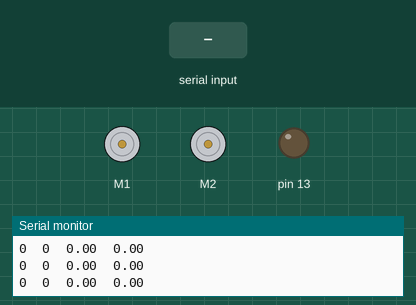
Simulated run of this sketch. Board: Arduino Leonardo, built with avr-gcc and run on an emulated ATmega32U4. Shown: 2 × DC motor (green arrow = forward, orange = backward, longer = faster), output pins drawn as LEDs (lit = HIGH), the last lines printed to the serial monitor. The test bench sets the inputs (shaded band).

Above: at 1.2 s.
1.3 s: "<90,45,200>" received over the second serial link
At 2.0 s:
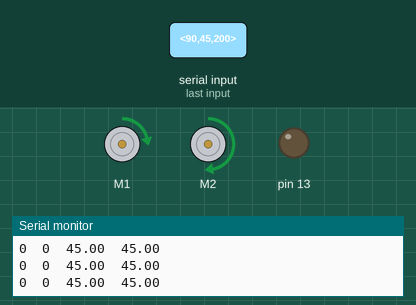
2.8 s: "<30,150,10>" received over the second serial link
At 3.1 s:
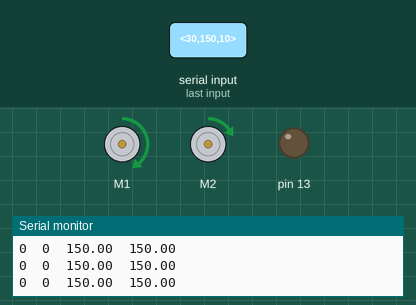
4.3 s: "<1,90>" received over the second serial link
At 5.4 s:
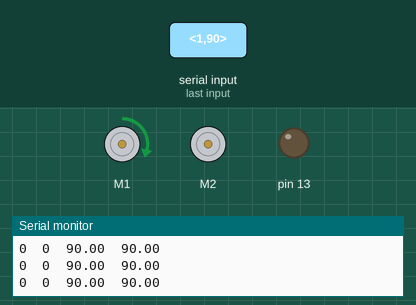
5.8 s: "<90,45>" received over the second serial link
At 6.6 s:
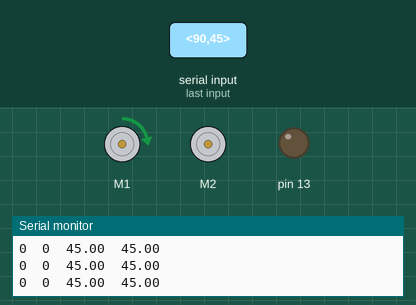
7.3 s: "<1,90,45>" received over the second serial link
At 7.6 s:
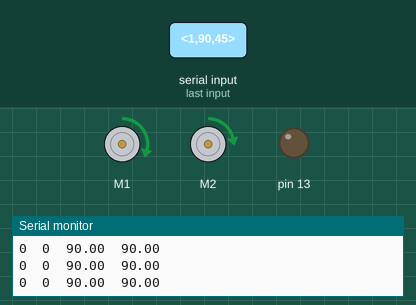
Timing chart, 0 to 9.8 s (numbered marks = the images above; inputs shaded):
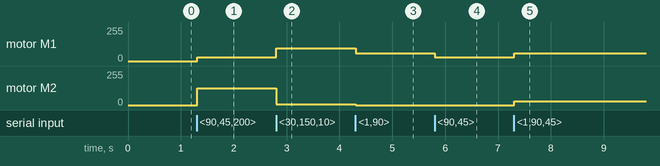

The sketch:

ZumoAndOpenMV.ino
```cpp
#include <Zumo32U4.h>

#include "config.h"
#include "edge_detection.h"
#include "obstacle_proximity.h"
#include "openmv.h"


// Initialise state
States state = _IDLE;
// Initialise struct for serial message from OpenMV
Msg msg;
MotorDiv motordiv;

Zumo32U4Motors motor;
void setup() {
  // Start serial connection with OpenMV
  Serial1.begin(115200);

  // Intialize edge detection
  initEdgeDetection();

  // Initialize Proximity Sensors
  initObstacleProx();

}

void loop() {
  // Send data to openMV
  char s[] = "<beeeep>";
  Serial1.write(s);

  // Receive OpenMV Serial Command
  msg = recvH7Msg();

  // --- State Change ---
  // Change state to obstacle avoidance mode depending on if button x was pressed on controller
  if(msg.cmd[1] == '1' && state != EDGE_DETECTED) {
    state = OBSTACLE_DETECTED;
    motordiv = pollObstacle();
    ledYellow(1);
  }
  else if(msg.cmd[1] == '0' && state != EDGE_DETECTED) {
    state = _IDLE;
    ledYellow(0);
  }

  // Poll edge and change state  to edge detected. (Always on)
  pollEdge();


  // Actuate Motors depending on states:
  switch(state) {
    case EDGE_DETECTED:
      motor.setSpeeds(-250, -250);
      break;
    case _IDLE:
      motor.setSpeeds(msg.leftSpeed, msg.rightSpeed);
      break;
    case OBSTACLE_DETECTED:
      motor.setSpeeds(msg.leftSpeed/motordiv.leftDiv, msg.rightSpeed/motordiv.rightDiv);
      break;
  }
  Serial.print(motordiv.leftDiv);
  Serial.print("  ");
  Serial.print(motordiv.rightDiv);
  Serial.print("  ");
  Serial.print(msg.leftSpeed);
  Serial.print("  ");
  Serial.println(msg.leftSpeed);
}
```

edge_detection.cpp
```cpp
#include "edge_detection.h"
#include "config.h"

// Intialize line sensor object
LineSensors lineSensors(EDGE_THRESHOLD);

uint32_t edge_time = 0;
bool edgeDetected = 0;

// Function to intialize line sensors.
void initEdgeDetection() {
  lineSensors.initThreeSensors();
}

// Poll edge and change motorStates
void pollEdge() {
  lineSensors.read(lineSensors.lineSensorValues);
  if(lineSensors.edgeLeft()|| lineSensors.edgeRight() || lineSensors.edgeCentre()) {
    state = EDGE_DETECTED;
    edgeDetected = true;
    edge_time = millis();
  } else {
    // Lock state for 400ms if edge is detected
    if(millis() - edge_time > 400) {
      if(edgeDetected) {
        state = _IDLE;
        edgeDetected = false;
      }
    }
  }
}

// Class constructor and method definitions
LineSensors::LineSensors(uint16_t threshold) {
  lineThreshold = threshold;
}

bool LineSensors::edgeLeft() {
  if(lineSensorValues[0] > lineThreshold) {
    return true;
  } else {
    return false;
  }
}

bool LineSensors::edgeRight() {
  if(lineSensorValues[2] > lineThreshold) {
    return true;
  } else {
    return false;
  }
}

bool LineSensors::edgeCentre() {
  if(lineSensorValues[1] > lineThreshold) {
    return true;
  } else {
    return false;
  }
}
```

edge_detection.h
```cpp
#ifndef EDGE_DETECTION_H
#define EDGE_DETECTION_H
#include <Zumo32U4.h>

// Function to set up line sensors
void initEdgeDetection();

// Function to check if edge is detected and change state
void pollEdge();

// Expand Zumo Line Sensors Class

class LineSensors:public Zumo32U4LineSensors {
    public:
      LineSensors(uint16_t threshold);
      uint16_t lineSensorValues[3] = {0, 0, 0};
      uint16_t lineThreshold;
      bool edgeLeft();
      bool edgeRight();
      bool edgeCentre();
};

#endif
```

obstacle_proximity.cpp
```cpp
#include "obstacle_proximity.h"
#include "config.h"
#include <Zumo32U4.h>

Zumo32U4ProximitySensors proxSensors;
bool obstacleDetected = false;

void initObstacleProx() {
  proxSensors.initThreeSensors();
}

MotorDiv pollObstacle() {
  MotorDiv motordiv;
  proxSensors.read();
  uint8_t leftValue = proxSensors.countsFrontWithLeftLeds();
  uint8_t rightValue = proxSensors.countsFrontWithRightLeds();
  uint8_t _leftValue = proxSensors.countsLeftWithLeftLeds();
  uint8_t _rightValue = proxSensors.countsRightWithRightLeds();
  bool objectSeen = leftValue >= PROX_THRESHOLD || rightValue >= PROX_THRESHOLD;

  if(objectSeen) {
    if(leftValue > rightValue) {
      motordiv.rightDiv = leftValue/2;
      motordiv.leftDiv = 1;
    }
    else if(rightValue > leftValue){
      motordiv.rightDiv = 1;
      motordiv.leftDiv = rightValue/2;
    }
    else {
      if(_leftValue > _rightValue) {
        motordiv.rightDiv = leftValue/2;
        motordiv.leftDiv = 1;
      }
      else {
        motordiv.rightDiv = 1;
        motordiv.leftDiv = rightValue/2;
      }
    }
  }
  else {
    obstacleDetected = false;
    motordiv.leftDiv = 1;
    motordiv.rightDiv = 1;
  }
  return motordiv;
}
```

obstacle_proximity.h
```cpp
#ifndef OBSTACLE_PROXIMITY_H
#define OBSTACLE_PROXIMITY_H
#include <Zumo32U4.h>
extern bool obstacleDetected;

struct MotorDiv {
  int leftDiv; // Variables to divide the motorspeed with to turn based on whether the obstacle is left or right.
  int rightDiv;
};

typedef struct MotorDiv MotorDiv;

void initObstacleProx();
MotorDiv pollObstacle();
#endif;
```

openmv.cpp
```cpp
#include "openmv.h"
#include <Arduino.h>
#include <Zumo32U4.h>
// Char array to hold received serial data
const byte numChars = 24;
char receivedChars[numChars];
char tempChars[numChars];        // temporary array for use when parsing
boolean newData = false;

Msg recvH7Msg() {
  Msg msg;
  char cmd[3] = {0};
  recvWithStartEndMarkers();
  if (newData == true) {
    strcpy(tempChars, receivedChars);
        // this temporary copy is necessary to protect the original data
        //   because strtok() used in parseData() replaces the commas with \0
    char * strtokIndx; // this is used by strtok() as an index

    strtokIndx = strtok(tempChars,",");      // get the first part - the string
    strcpy(cmd, strtokIndx);// copy it to cmd
    memcpy(msg.cmd, cmd, sizeof(msg.cmd));

    strtokIndx = strtok(NULL, ","); // this continues where the previous call left off
    msg.leftSpeed = atoi(strtokIndx);     // convert this part to an integer

    strtokIndx = strtok(NULL, ",");
    msg.rightSpeed = atoi(strtokIndx);     // convert this part to a float

    //Show communication is working
    if(msg.cmd[2] == '1') {
      ledGreen(1);
    }
    else if(msg.cmd[2] == '0') {
      ledGreen(0);
    }
    newData = false;
    return msg;
  }
}

// Function to receive string send by openMV with start and end markers defined as < and >.
void recvWithStartEndMarkers() {
  static boolean recvInProgress = false;
  static byte ndx = 0;
  char startMarker = '<';
  char endMarker = '>';
  char rc;

  while (Serial1.available() > 0 && newData == false) {
    rc = Serial1.read();
    if (recvInProgress == true) {
      if (rc != endMarker) {
        receivedChars[ndx] = rc;
        ndx++;
        if (ndx >= numChars) {
          ndx = numChars - 1;
        }
      }
      else {
        receivedChars[ndx] = '\0'; // terminate the string
        recvInProgress = false;
        ndx = 0;
        newData = true;
      }
    }
    else if (rc == startMarker) {
      recvInProgress = true;
    }
  }
}
```

openmv.h
```cpp
#ifndef OPENMV_H
#define OPENMV_H

// Message received as string packaged into struct
struct Msg {
  char cmd[3]; // Two characters for additional commands, third one used to blink led to show connection
  float leftSpeed; // left and right motor speeds
  float rightSpeed;
};

typedef struct Msg Msg;

// Function to receive serial command and return Msg struct
Msg recvH7Msg();

// Function to receive string with start and end markers
void recvWithStartEndMarkers();


#endif
```

config.h
```cpp
#ifndef CONFIG_H
#define CONFIG_H

// Motor Properties
#define MOTORSPEED 300
#define TURNSPEED 120
#define ACCELERATION 2

// EDGE DETECTION THRESHOLD
#define EDGE_THRESHOLD 1100

// PROXIMITY SENSOR THRESHOLD
#define PROX_THRESHOLD 5


//
enum States {
  EDGE_DETECTED = 0,
  OBSTACLE_DETECTED = 1,
  COLLISION_DETECTED = 2,
  _IDLE = 3
};

//Initiate the motorstate and previous motorState
extern States state;
#endif
```

Measured:
- after the input at 1.3 s, motor M1: stopped → forward 28/255 at once; motor M2: stopped → forward 127/255 at once
- after the input at 2.8 s, motor M1: forward 28/255 → forward 95/255 at once; motor M2: forward 127/255 → forward 6/255 at once
- after the input at 4.3 s, motor M1: forward 95/255 → forward 57/255 at once; motor M2: forward 6/255 → stopped at once
- after the input at 5.8 s, motor M1: forward 57/255 → forward 28/255 at once
- after the input at 7.3 s, motor M1: forward 28/255 → forward 57/255 at once; motor M2: stopped → forward 28/255 at once
